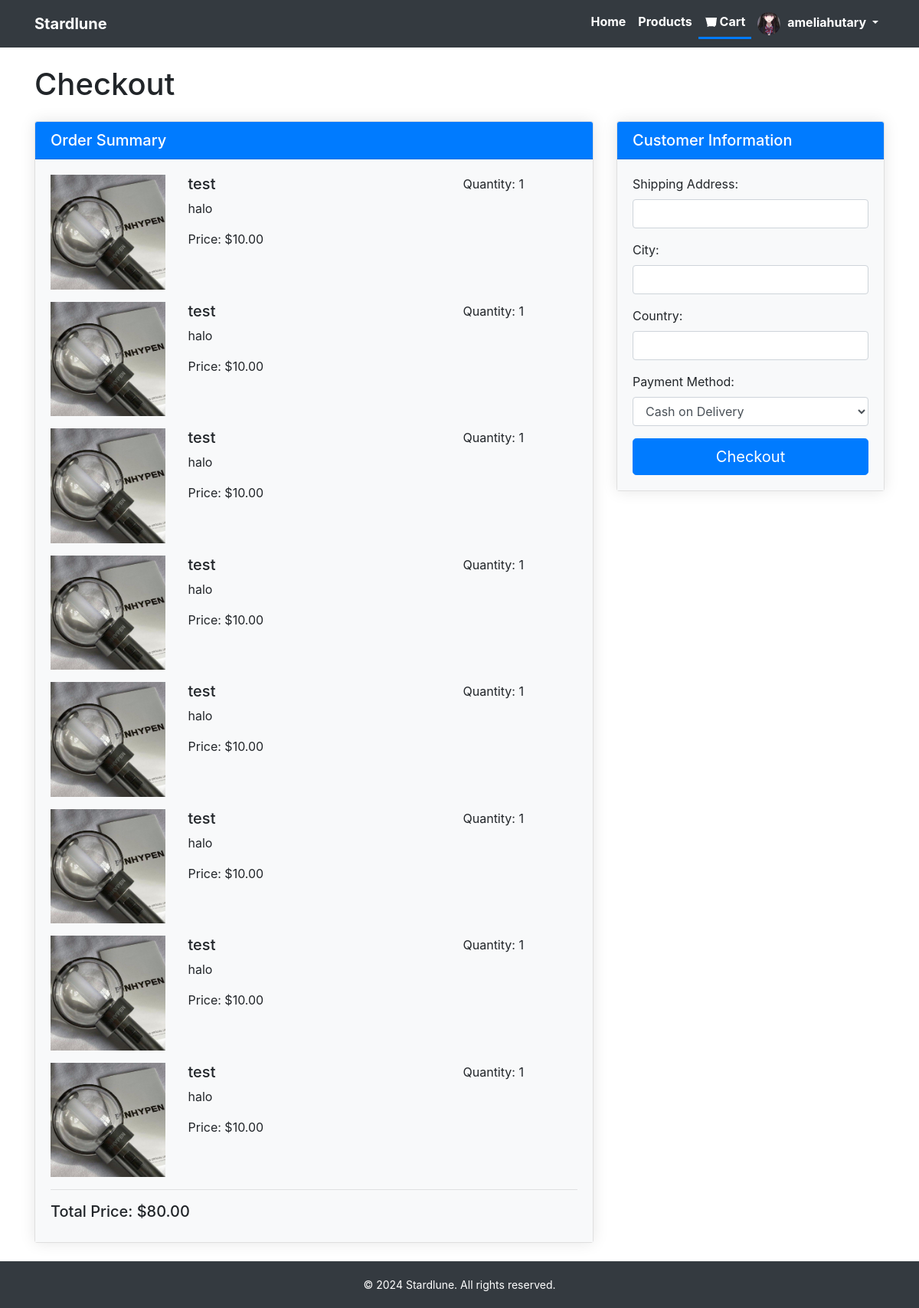
Before: /checkout/ (signed in) with the older database file.
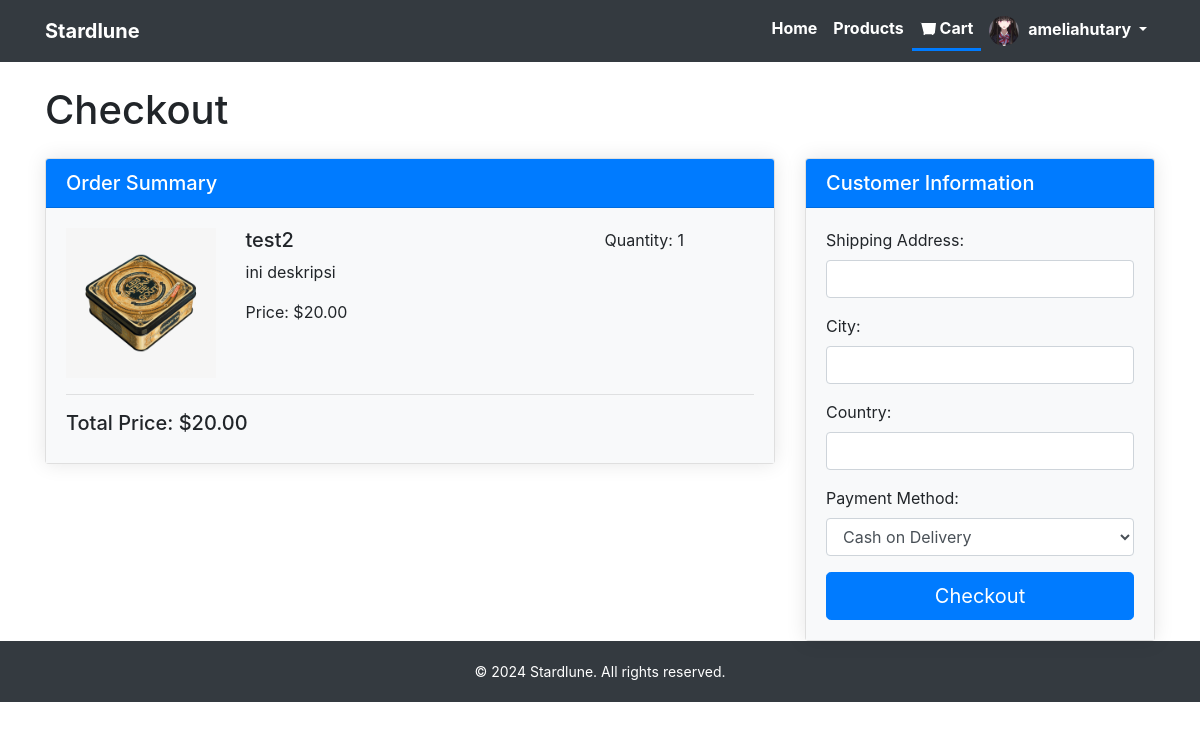
After: the same page with the newer database file.
### accounts/models.py (models this page shows, shortened)
class UserProfile(models.Model):
    user = models.OneToOneField('auth.User', on_delete=models.CASCADE)
    address = models.CharField(max_length=200)
    city = models.CharField(max_length=100)
    country = models.CharField(max_length=100)
    profile_picture = models.ImageField(blank=True, upload_to='profile_pictures/', default='profile_pictures/default.jpg')

class OrderItem(models.Model):
    order = models.ForeignKey(Order, related_name='items', on_delete=models.CASCADE)
    product = models.ForeignKey(Product, on_delete=models.CASCADE)
    quantity = models.PositiveIntegerField(default=1)
    date_added = models.DateTimeField(auto_now_add=True)

class Product(models.Model):
    name = models.CharField(max_length=100)
    description = models.TextField()
    price = models.DecimalField(max_digits=10, decimal_places=2)
    stock = models.PositiveIntegerField()
    category = models.CharField(max_length=50)

class Photo(models.Model):
    product = models.ForeignKey(Product, related_name='photos', on_delete=models.CASCADE)
    image = models.ImageField(upload_to='product_photos/', null=True, blank=True)

### accounts/views.py (the view, shortened to what this page needs)
# urls.py: path('checkout/', views.checkout, name='checkout'),
@login_required
def checkout(request):
    user_profile = None
    if request.user.is_authenticated:
        try:
            user_profile = UserProfile.objects.get(user=request.user)
        except UserProfile.DoesNotExist:
            pass
    order, created = Order.objects.get_or_create(user=request.user, status='Pending')
    order_items = order.items.all()
    total_price = sum(item.product.price * item.quantity for item in order_items)
    return render(request, 'checkout.html', {'order_items': order_items, 'total_price': total_price, 'user_profile': user_profile})

### templates/checkout.html (shortened to what this page needs)
{% load static %}
<!DOCTYPE html>
<html lang="en">
<head>
    <link rel="stylesheet" href="https://stackpath.bootstrapcdn.com/bootstrap/4.5.2/css/bootstrap.min.css">
</head>
<body>
    <nav class="navbar navbar-expand-lg navbar-dark bg-dark">
        <div class="container">
            <a class="navbar-brand" href="#">Stardlune</a>
            <div class="collapse navbar-collapse" id="navbarSupportedContent">
                <ul class="navbar-nav ml-auto">
                    <li class="nav-item">
                        <a class="nav-link" href="/#/">Home</a>
                    </li>
                    <li class="nav-item">
                        <a class="nav-link" href="/products/">Products</a>
                    </li>
                    <li class="nav-item active">
                        <a class="nav-link" href="/cart/">
                            Cart
                        </a>
                    </li>
                    {% if user.is_authenticated %}
                        <li class="nav-item dropdown">
                            <a class="nav-link dropdown-toggle" href="#" id="navbarDropdown" role="button" data-toggle="dropdown" aria-haspopup="true" aria-expanded="false">
                                {% if user_profile %}
                                    <img src="{{ user_profile.profile_picture.url }}" alt="" class="profile-icon">
                                {% endif %}
                                {{ user.username }}
                            </a>
                        </li>
                    {% endif %}
                </ul>
            </div>
        </div>
    </nav>
    <div class="container mt-4">
        <h1 class="mb-4">Checkout</h1>
        <div class="row">
            <div class="col-md-8">
                <div class="card mb-4">
                    <div class="card-header">
                        <h5 class="mb-0">Order Summary</h5>
                    </div>
                    <div class="card-body">
                        {% for item in order_items %}
                        <div class="row mb-3">
                            <div class="col-md-3">
                                <img src="{{ item.product.photos.first.image.url }}" alt="{{ item.product.name }}" class="img-fluid">
                            </div>
                            <div class="col-md-6">
                                <h5>{{ item.product.name }}</h5>
                                <p>{{ item.product.description }}</p>
                                <p>Price: ${{ item.product.price }}</p>
                            </div>
                            <div class="col-md-3">
                                <p>Quantity: {{ item.quantity }}</p>
                            </div>
                        </div>
                        {% endfor %}
                        <hr>
                        <h5>Total Price: ${{ total_price }}</h5>
                    </div>
                </div>
            </div>
            <div class="col-md-4">
                <div class="card">
                    <div class="card-header">
                        <h5 class="mb-0">Customer Information</h5>
                    </div>
                    <div class="card-body">
                        <form method="POST">
                            <div class="form-group">
                                <label for="shipping_address">Shipping Address:</label>
                                <input type="text" class="form-control" id="shipping_address" name="shipping_address">
                            </div>
                            <div class="form-group">
                                <label for="shipping_city">City:</label>
                                <input type="text" class="form-control" id="shipping_city" name="shipping_city">
                            </div>
                            <div class="form-group">
                                <label for="shipping_country">Country:</label>
                                <input type="text" class="form-control" id="shipping_country" name="shipping_country">
                            </div>
                            <div class="form-group">
                                <label for="payment_method">Payment Method:</label>
                                <select class="form-control" id="payment_method" name="payment_method">
                                    <option value="COD">Cash on Delivery</option>
                                </select>
                            </div>
                            <button type="submit" class="btn btn-primary btn-lg btn-block">Checkout</button>
                        </form>
                    </div>
                </div>
            </div>
        </div>
    </div>
    <footer>
        <div class="container">
            <p>&copy; 2024 Stardlune. All rights reserved.</p>
        </div>
    </footer>
</body>
</html>

### templates/checkout.html (style rules this page uses)
.navbar { background-color: #343a40 !important; }
.navbar-brand { font-weight: bold; color: #fff !important; }
.navbar-nav .nav-link { color: #fff !important; font-weight: bold; }
.nav-item.active .nav-link { border-bottom: 3px solid #007bff; }
.profile-icon { width: 30px; height: 30px; border-radius: 50%; margin-right: 5px; object-fit: cover; }
.form-control { margin-bottom: 15px; }
.card-header { background-color: #007bff; color: white; }
.card-body { background-color: #f8f9fa; }
.card { box-shadow: 0 0 20px rgba(0,0,0,0.1); }
footer { background-color: #343a40; padding: 20px 0; text-align: center; font-size: 14px; color: #fff; width: 100%; bottom: 0; }
footer p { margin: 0; }

Changed rows visible on the page:
removed OrderItem: product.photos.first.image (picture), product.name "test", product.description "halo", product.price "10.00", quantity "1"
removed OrderItem: product.photos.first.image (picture), product.name "test", product.description "halo", product.price "10.00", quantity "1"
removed OrderItem: product.photos.first.image (picture), product.name "test", product.description "halo", product.price "10.00", quantity "1"
removed OrderItem: product.photos.first.image (picture), product.name "test", product.description "halo", product.price "10.00", quantity "1"
removed OrderItem: product.photos.first.image (picture), product.name "test", product.description "halo", product.price "10.00", quantity "1"
removed OrderItem: product.photos.first.image (picture), product.name "test", product.description "halo", product.price "10.00", quantity "1"
removed OrderItem: product.photos.first.image (picture), product.name "test", product.description "halo", product.price "10.00", quantity "1"
removed OrderItem: product.photos.first.image (picture), product.name "test", product.description "halo", product.price "10.00", quantity "1"
added OrderItem: product.photos.first.image (picture), product.name "test2", product.description "ini deskripsi", product.price "20.00", quantity "1"
Other visible differences:
{{ total_price }}: "80.00" → "20.00"
